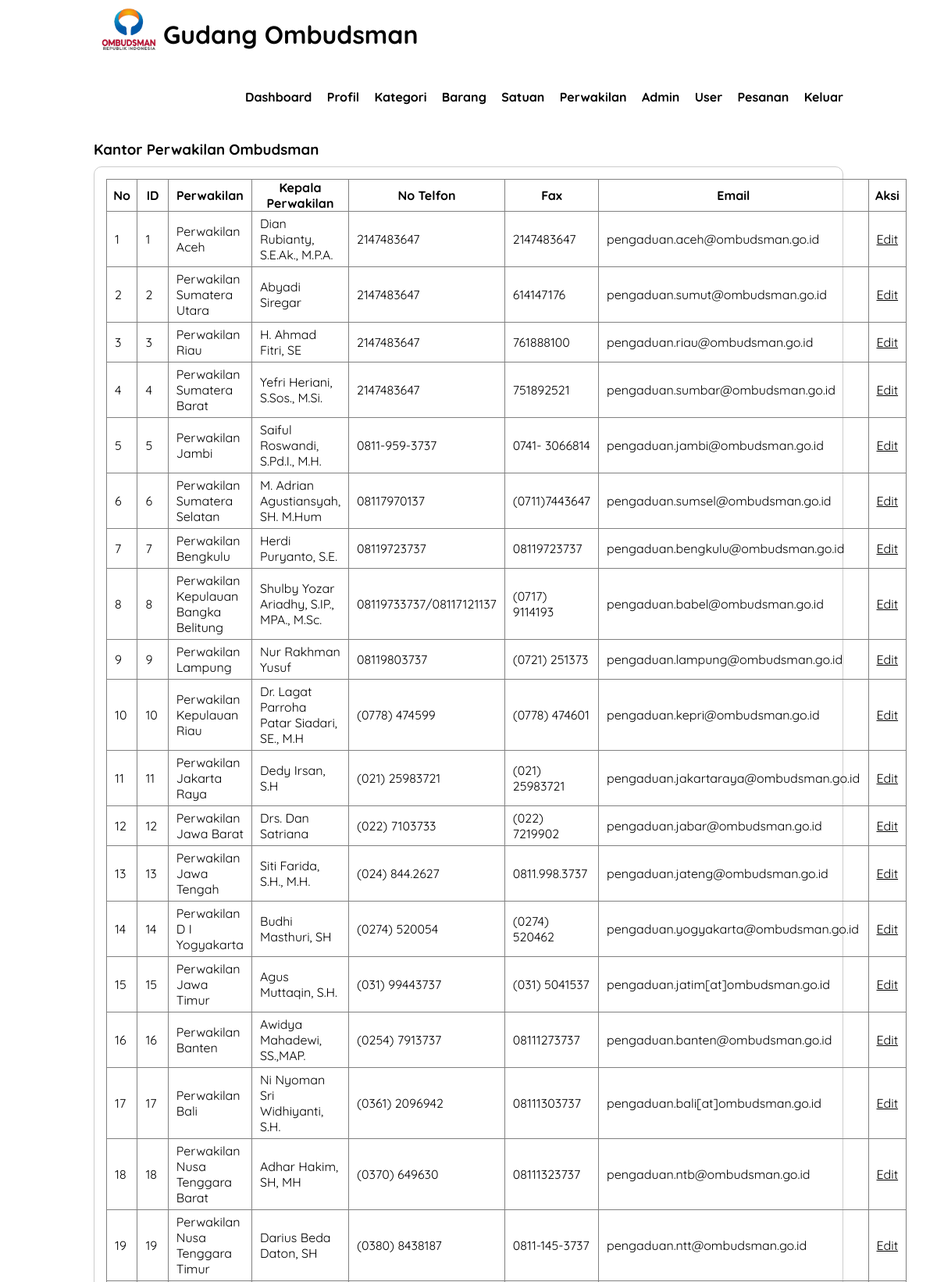
The page /office-data.php (signed in, upper part) on the database its author committed.
### tables this page shows
CREATE TABLE `data_office` (
  `office_id` int(15) NOT NULL,
  `office_name` varchar(50) NOT NULL,
  `office_address` text NOT NULL,
  `office_telp` varchar(25) NOT NULL,
  `office_fax` varchar(25) NOT NULL,
  `office_email` varchar(50) NOT NULL,
  `office_head` varchar(50) NOT NULL
);

### office-data.php (the view, shortened to what this page needs)
<?php
include 'db.php';
?>
<!DOCTYPE html>
<html lang="en">
<head>
    <link rel="stylesheet" type="text/css" href="css/style.css">
</head>
<body>
    <header>
        <div class="container">
            <h1><a href="dashboard.php"><img style="width: 70px ; margin-bottom :-10px ;" src="img/logo-ombudsman2.png" alt=""> Gudang Ombudsman</a></h1>
            <ul style="margin-top: 20px ;">
                <li><a href="dashboard.php">Dashboard </a></li>
                <li><a href="profile.php">Profil</a></li>
                <li><a href="category-data.php">Kategori</a></li>
                <li><a href="product-data.php">Barang</a></li>
                <li><a href="unit-data.php">Satuan</a></li>
                <li><a href="office-data.php">Perwakilan</a></li>
                <li><a href="admin-data.php">Admin</a></li>
                <li><a href="user-data.php">User</a></li>
                <li><a href="order-table.php">Pesanan</a></li>
                <li><a href="logout.php">Keluar</a></li>
            </ul>
        </div>
    </header>
    <div class="section">
        <div class="container">
            <h3>Kantor Perwakilan Ombudsman</h3>
            <div class="box">
                <table border="1" cellspacing="0" class="table">
                    <thead>
                        <tr>
                            <th width="60px">No</th>
                            <th>ID</th>
                            <th>Perwakilan</th>
                            <th>Kepala Perwakilan</th>
                            <th>No Telfon</th>
                            <th>Fax</th>
                            <th>Email</th>
                            <th width="60px">Aksi</th>
                        </tr>
                    </thead>
                    <tbody>
                        <?php
                        $no = 1;
                        $perwakilan = mysqli_query($conn, "SELECT * FROM data_office ORDER BY office_id");
                        if (mysqli_num_rows($perwakilan) > 0) {
                            while ($row = mysqli_fetch_array($perwakilan)) {
                        ?>
                                <tr>
                                    <td><?php echo $no++ ?></td>
                                    <td><?php echo $row['office_id'] ?></td>
                                    <td><?php echo $row['office_name'] ?></td>
                                    <td><?php echo $row['office_head'] ?></td>
                                    <td><?php echo $row['office_telp'] ?></td>
                                    <td><?php echo $row['office_fax'] ?></td>
                                    <td><?php echo $row['office_email'] ?></td>
                                    <td>
                                        <a href="edit-office.php?id=<?php echo $row['office_id'] ?>">Edit</a></a>
                                    </td>
                                </tr>
                            <?php }
                        } else { ?>
                            <tr>
                                <td colspan="8">Tidak Ada Data</td>
                            </tr>
                        <?php } ?>
                    </tbody>
                </table>
            </div>
        </div>
    </div>
</body>
</html>

### css/style.css (style rules this page uses)
* { padding: 0; margin: 0; font-family: 'Quicksand', sans-serif; }
body { background: url("../img/background-login.png"); }
header { border: 1px; background-color: #fff; color: #000; }
header h1 { float: left; padding: 10px; text-decoration: none; }
header ul { float: right; }
header ul li { display: inline-block; }
header ul li a { padding: 20px 0 20px 15px; display: inline-block; text-decoration: none; font-weight: bold; }
header .container h1 a { text-decoration: none; }
a { color: inherit; }
.container { width: 80%; margin: 0 auto; }
.container:after { content: ''; display: block; clear: both; }
.section { padding: 25px 0; }
.box { background-color: #fff; border-radius: 10px; border: 1px solid #ccc; padding: 15px; box-sizing: border-box; margin: 10px 0 25px 0; }
.box:after { content: ''; display: block; clear: both; }
.table { width: 100%; border-collapse: collapse; }
.table tr { height: 30px; }
.table tr td { padding: 5px 10px; }

### rows shown on the page
data_office: office_id "1", office_name "Perwakilan Aceh", office_head "Dian Rubianty, S.E.Ak., M.P.A.", office_telp "2147483647", office_fax "2147483647", office_email "pengaduan.aceh@ombudsman.go.id"
data_office: office_id "2", office_name "Perwakilan Sumatera Utara", office_head "Abyadi Siregar", office_telp "2147483647", office_fax "614147176", office_email "pengaduan.sumut@ombudsman.go.id"
data_office: office_id "3", office_name "Perwakilan Riau", office_head "H. Ahmad Fitri, SE", office_telp "2147483647", office_fax "761888100", office_email "pengaduan.riau@ombudsman.go.id"
data_office: office_id "4", office_name "Perwakilan Sumatera Barat", office_head "Yefri Heriani, S.Sos., M.Si.", office_telp "2147483647", office_fax "751892521", office_email "pengaduan.sumbar@ombudsman.go.id"
data_office: office_id "5", office_name "Perwakilan Jambi", office_head "Saiful Roswandi, S.Pd.I., M.H.", office_telp "0811-959-3737", office_fax "0741- 3066814", office_email "pengaduan.jambi@ombudsman.go.id"
data_office: office_id "6", office_name "Perwakilan Sumatera Selatan", office_head "M. Adrian Agustiansyah, SH. M.Hum", office_telp "08117970137", office_fax "(0711)7443647", office_email "pengaduan.sumsel@ombudsman.go.id"
data_office: office_id "7", office_name "Perwakilan Bengkulu", office_head "Herdi Puryanto, S.E.", office_telp "08119723737", office_fax "08119723737", office_email "pengaduan.bengkulu@ombudsman.go.id"
data_office: office_id "8", office_name "Perwakilan Kepulauan Bangka Belitung", office_head "Shulby Yozar Ariadhy, S.IP., MPA., M.Sc.", office_telp "08119733737/08117121137", office_fax "(0717) 9114193", office_email "pengaduan.babel@ombudsman.go.id"
data_office: office_id "9", office_name "Perwakilan Lampung", office_head "Nur Rakhman Yusuf", office_telp "08119803737", office_fax "(0721) 251373", office_email "pengaduan.lampung@ombudsman.go.id"
data_office: office_id "10", office_name "Perwakilan Kepulauan Riau", office_head "Dr. Lagat Parroha Patar Siadari, SE., M.H", office_telp "(0778) 474599", office_fax "(0778) 474601", office_email "pengaduan.kepri@ombudsman.go.id"
data_office: office_id "11", office_name "Perwakilan Jakarta Raya", office_head "Dedy Irsan, S.H", office_telp "(021) 25983721", office_fax "(021) 25983721", office_email "pengaduan.jakartaraya@ombudsman.go.id"
data_office: office_id "12", office_name "Perwakilan Jawa Barat", office_head "Drs. Dan Satriana", office_telp "(022) 7103733", office_fax "(022) 7219902", office_email "pengaduan.jabar@ombudsman.go.id"
data_office: office_id "13", office_name "Perwakilan Jawa Tengah", office_head "Siti Farida, S.H., M.H.", office_telp "(024) 844.2627", office_fax "0811.998.3737", office_email "pengaduan.jateng@ombudsman.go.id"
data_office: office_id "14", office_name "Perwakilan D I Yogyakarta", office_head "Budhi Masthuri, SH", office_telp "(0274) 520054", office_fax "(0274) 520462", office_email "pengaduan.yogyakarta@ombudsman.go.id"
data_office: office_id "15", office_name "Perwakilan Jawa Timur", office_head "Agus Muttaqin, S.H.", office_telp "(031) 99443737", office_fax "(031) 5041537", office_email "pengaduan.jatim[at]ombudsman.go.id"
data_office: office_id "16", office_name "Perwakilan Banten", office_head "Awidya Mahadewi, SS.,MAP.", office_telp "(0254) 7913737", office_fax "08111273737", office_email "pengaduan.banten@ombudsman.go.id"
data_office: office_id "17", office_name "Perwakilan Bali", office_head "Ni Nyoman Sri Widhiyanti, S.H.", office_telp "(0361) 2096942", office_fax "08111303737", office_email "pengaduan.bali[at]ombudsman.go.id"
data_office: office_id "18", office_name "Perwakilan Nusa Tenggara Barat", office_head "Adhar Hakim, SH, MH", office_telp "(0370) 649630", office_fax "08111323737", office_email "pengaduan.ntb@ombudsman.go.id"
data_office: office_id "19", office_name "Perwakilan Nusa Tenggara Timur", office_head "Darius Beda Daton, SH", office_telp "(0380) 8438187", office_fax "0811-145-3737", office_email "pengaduan.ntt@ombudsman.go.id"
